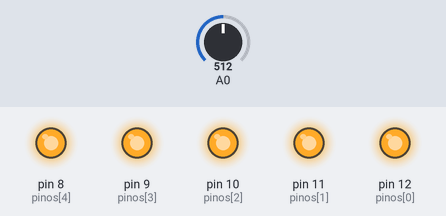
The sketch below on a simulated Arduino Uno, built with avr-gcc and run on an emulated ATmega328P. Shown: output pins drawn as LEDs (lit = HIGH). Inputs (shaded band) come from the test bench; at power-on: A0 = 512.

Above: at 1.8 s.
1.9 s: A0 set to 638
3.6 s: A0 set to 657
At 4.9 s:
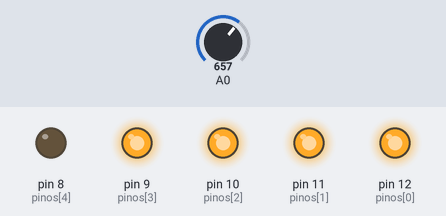
5.9 s: A0 set to 727
8.2 s: A0 set to 756
At 9.5 s:
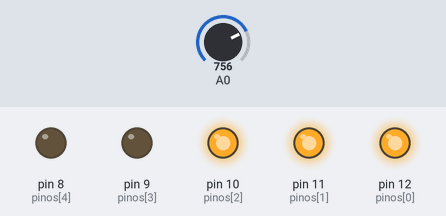
10.3 s: A0 set to 814
12.3 s: A0 set to 842
At 13.7 s:
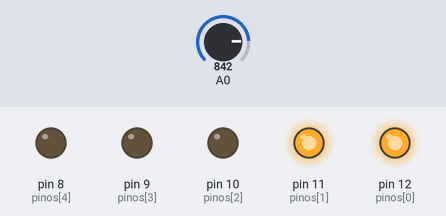
Timing chart, 0 to 15.2 s (numbered marks = the images above; inputs shaded):
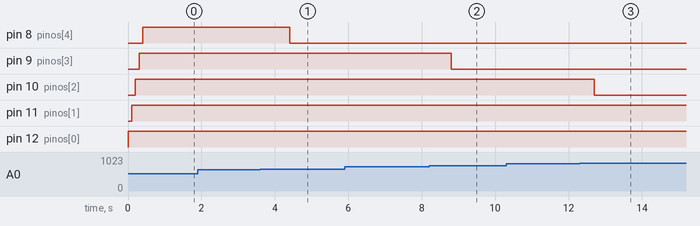

The sketch:

sketch-8-portas.ino
```cpp
int pinos[5] = {12,11,10,9,8};
int pinLED;

float minimo = 85;
float maximo = 1020;
float valorLDR;
float luminosidade;

void setup() {
  // put your setup code here, to run once:
  int x;

  for(pinLED = 0; pinLED <= 4; pinLED++){
  pinMode(pinos[pinLED], OUTPUT);
  }

  pinMode(A0, INPUT);
}

void loop() {
  // put your main code here, to run repeatedly:

  valorLDR = analogRead(A0);
  luminosidade = ((valorLDR - minimo) / (maximo - minimo))*10;
  luminosidade = (luminosidade - 10) * -1;

for(pinLED = 0; pinLED <= 4; pinLED++){
  if (pinLED < luminosidade){
    digitalWrite(pinos[pinLED], HIGH);
    delay(100);
  }else{
    digitalWrite(pinos[pinLED], LOW);
  }
 }
delay(500);
}
```

Measured:
- the behaviour switches between 645 and 646 on A0 (found by bisection; images 0 and 1)
- the behaviour switches between 739 and 740 on A0 (found by bisection; images 1 and 2)
- the behaviour switches between 832 and 833 on A0 (found by bisection; images 2 and 3)
- after the input at 1.9 s, every drawn part: stays the same
- after the input at 3.6 s, pin 8 (pinos[4]): HIGH → LOW after 0.80 s
- after the input at 5.9 s, every drawn part: stays the same
- after the input at 8.2 s, pin 9 (pinos[3]): HIGH → LOW after 0.60 s
- after the input at 10.3 s, every drawn part: stays the same
- after the input at 12.3 s, pin 10 (pinos[2]): HIGH → LOW after 0.40 s
